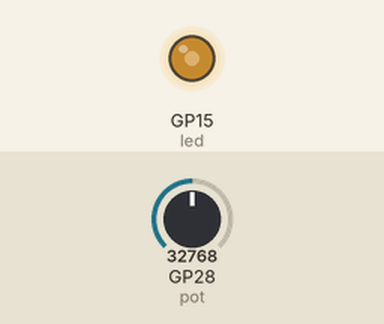
A program run on a simulated Raspberry Pi Pico running MicroPython. Parts: output pins drawn as LEDs (lit = HIGH). The test bench sets the inputs (shaded band); at power-on: GP28 (pot) = 32768 (analog values on the 0–65535 scale).

Above: at 1.2 s.
1.3 s: GP28 (pot) set to 45874
At 1.8 s:
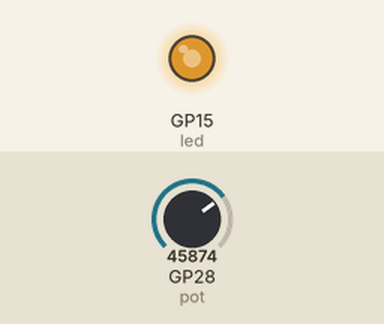
2.8 s: GP28 (pot) set to 57670
At 4.0 s:
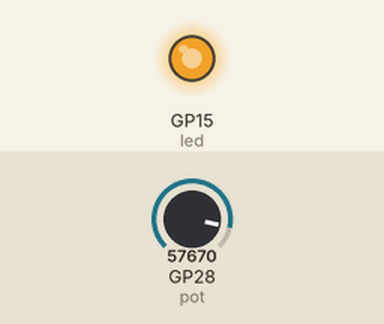
4.3 s: GP28 (pot) set to 7864
At 5.4 s:
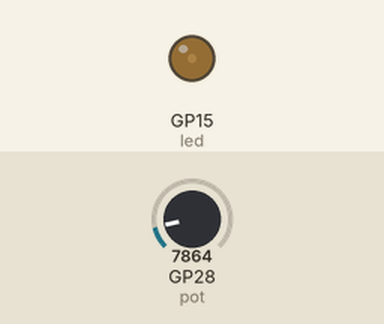
5.8 s: GP28 (pot) set to 0
At 6.6 s:
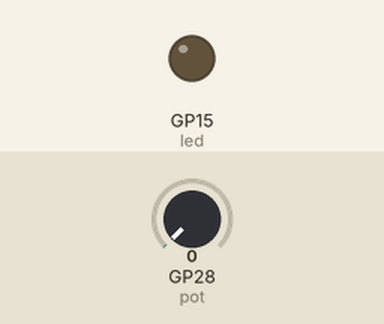
Timing chart, 0 to 8.3 s (numbered marks = the images above; inputs shaded):
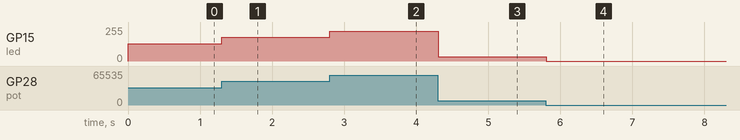

The program:

Lab16_pot_LED.py
```python
from machine import PWM,Pin,ADC
import time

# 建立 PWM 物件, 並命名為 led
led = PWM(Pin(15))

# 設定 A2 為類比輸入腳位, 並命名為 pot
pot = ADC(2)

while True:
    # 將可變電阻的 ADC 值設為 LED 的 Duty
    led.duty_u16(pot.read_u16())
    time.sleep(0.05) 
```

Measured:
- after the input at 1.3 s, GP15 (led): 128/255 → 178/255 at once
- after the input at 2.8 s, GP15 (led): 178/255 → 224/255 at once
- after the input at 4.3 s, GP15 (led): 224/255 → 31/255 at once
- after the input at 5.8 s, GP15 (led): 31/255 → 0/255 at once
